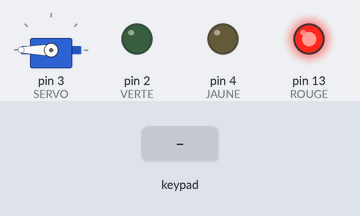
A sketch run on a simulated Arduino Uno, built with avr-gcc and run on an emulated ATmega328P. Parts: servo, output pins drawn as LEDs (lit = HIGH). Wiring (inferred from the names in the program): 4×3 keypad with keys 1 2 3 4 5 6 7 8 9 * 0 # (labels assumed): rows pin 5, pin 7, pin 8, pin 10; columns pin 6, pin 9, pin 11. Dashed ring = blinking. The inputs (shaded band) are chosen by the test bench. Random numbers use the default seed unless the sketch sets one; what the sketch prints to the serial monitor is not drawn.

Above: at 2.2 s.
2.3 s: keypad keys 5 3 8 4 2 7 pressed 0.4 s apart
At 2.77 s:
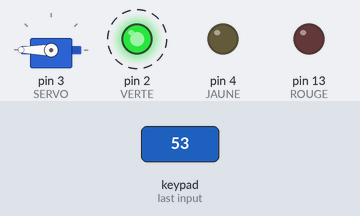
At 4.9 s:
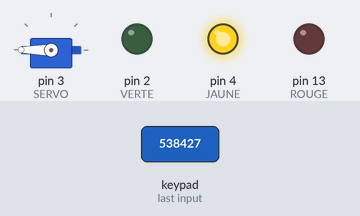
6.2 s: keypad keys 5 3 8 4 2 7 pressed 0.4 s apart
At 10.5 s:
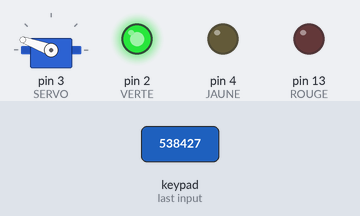
Timing chart, 0 to 12.0 s (numbered marks = the images above; inputs shaded):
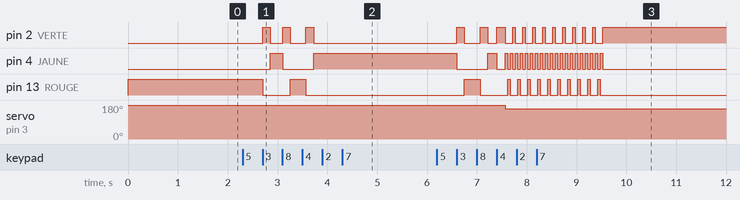

Measured:
- after the input at 2.3 s, pin 2 (VERTE): alternates HIGH for 0.15 s and LOW for 0.29 s, 6 changes in all, then stays LOW, starting after 0.40 s; pin 4 (JAUNE): LOW → HIGH after 0.55 s, → LOW 0.25 s later, → HIGH 0.62 s later; pin 13 (ROUGE): HIGH → LOW after 0.40 s, → HIGH 0.55 s later, → LOW 0.32 s later
- after the input at 6.2 s, pin 2 (VERTE): LOW → HIGH after 0.40 s, → LOW 0.15 s later, → HIGH 0.32 s later, → LOW 0.15 s later, … (25 changes in this stretch); pin 4 (JAUNE): goes LOW 0.62 s, HIGH 0.18 s, LOW 0.17 s, 19 × (HIGH 0.05 s, LOW 0.05 s), HIGH 0.05 s, then LOW, starting after 0.40 s

The sketch:

coffre.ino
```cpp
/*
 *  Code du coffre de semaine de bar 7Robot
 *  fait par Arthur Valiente en novembre 2012
 *  Elie est passé par la ? :D
 *
 *  Réf adapteur écran : CLCD420C
 *
 *  Branchements Arduino :
 *  Pins   /   Utilities
 *  13     /   Led Rouge
 *  [12;5] /   Digicode ( /!\ Sens du digicode_Vue de dessous. Pin à gauche du Digicode = pin 12, pin à droite = pin 5 )
 *  4      /   Led Jaune
 *  3      /   Servo-moteur (blanc => jaune)
 *  2      /   Led Verte
 *  1[TX]  /   LCD (fil vert)
 *
 *
 *  Branchements Bus : (vue de face)
 *
 *  15........................2 1 0
 *  31...........................16
 *  _ _ _ _ _ _ _ _ _ _ _ _ _ _ _ _
 * |_|_|_|_|_|_|_|x|_|_|_|_|_|_|_|_|      Coté Digicode dans le coffre
 * |_|_|x|_|_|_|_|_|_|_|_|_|_|_|_|_|
 *  \                            /
 *   |                          |
 *   .                          .
 *   .                          .
 *   .                          .
 *   |                          |
 *  /                            \
 *  _ _ _ _ _ _ _ _ _ _ _ _ _ _ _ _
 * |_|_|_|_|_|_|_|x|_|_|_|_|_|_|_|_| <=== Bus Arduino [Aref, GND, ..., 1[Tx], 0 [Rx]]
 * |_|_|x|_|_|_|_|_|_|_|_|_|_|_|_|_|
 *
 *  15........................2 1 0
 *  31...........................16
 *
 *  -[0 ; 15 ] / {8}  =  Arduino (Cf Branchements Arduino)
 *  -{31 & 28} = +5Volt Servo & LCD (Respectivement fils Rouge & Marron)
 *  -{30 & 27} = GND    Servo & LCD (Respectivement fils Noir & Blanc)
 *  -{14} = GND Arduino = GND Leds
 */

#include <Servo.h>

#define max(a,b)  ((a>b)?a:b)

// pins des LEDs
#define ROUGE   13
#define JAUNE   4
#define VERTE   2

//temps de pour éteindre le rétro-éclairage (millisecondes)
#define TIME_STOP_RETRO 20000

// pin du servo
#define SERVO  3
// angle ouverture
#define SERVO_OPEN  160
#define OPEN  true
// angle fermeture
#define SERVO_CLOSE 180
#define CLOSE  false

// longueur du code
#define CODE_LEN  2

// indice des caractères spéciaux
#define STAR  10
#define SHARP  11

// vitesse de clignotement
#define SPEED  50

// temps mort lors d’un code éroné
#define SLEEP  300

// modes
#define GAME    0
#define MASTER  1

// pause rétroéclairage
#define PAUSE 0
#define OK 1


#define MK_LEN    6
int masterkey[MK_LEN] = { 5, 3, 8, 4, 2, 7 };

Servo doorServo;

int colonne[] = { 11, 9, 11, 12, 9, 11, 12, 6, 11, 12, 6, 12 };
int ligne[] = { 5, 10, 10, 10, 8, 8, 8, 7, 7, 7, 5, 5 };

int solution[CODE_LEN];
int essai[max(CODE_LEN,MK_LEN)];
int time; //temps actuel
int reftime; //temps de début d'inactivité
int essaiPos = 0; // premier caractère
int lastKey = -1; // dernier caractère
int code_len = CODE_LEN;
int mode = GAME;
int pause = OK;

// Prototypes
void createCode();
void verifyCode();
boolean codeIsCorrect();
int readState(int c);
int getKey();
void setDoorState(boolean state);
void effacerEcran();
void Eclairage();
void led(int led);

void setup() {

  pinMode(VERTE, OUTPUT); // Diode Verte = OK
  pinMode(ROUGE, OUTPUT); // Diode Rouge ≠ OK
  pinMode(JAUNE, OUTPUT); // Diode Jaune = en attente du code

  doorServo.attach(SERVO);
  setDoorState(CLOSE);
  led(ROUGE);

  createCode();

  Serial.begin(2400); // Vitesse de l'écran
  delay(1000);
  effacerEcran();
  printPrompt();

  reftime = millis();

  randomSeed(analogRead(0));
}


void loop()
{
  int key = getKey();

  if (key == lastKey) {
    time = millis();
    if((time-reftime)>=TIME_STOP_RETRO){ // mise en veille
      pause = PAUSE;
      Eclairage();
    }
    return;
  }else{
    reftime = millis();
    pause = OK;
    Eclairage();
  }

  lastKey = key;
  reftime = millis();

  if (essaiPos == code_len) {
    if (key == -1) { // lorsque l’on relache la touche du dernier numéro
      verifyCode();
    }
  } else if (essaiPos == code_len + 1) {
    if (key == SHARP) { // Refermer l’écran
      mode = GAME;
      code_len = mode==GAME?CODE_LEN:MK_LEN;
      setDoorState(false);
      led(ROUGE);
      createCode();
      essaiPos = 0;
      effacerEcran();
      printPrompt();
    }
  } else {
    if (key != -1) {
      if (key == SHARP) { // dièse
        mode ^= 1;
        if (mode == GAME) {
          code_len = CODE_LEN;
        } else {
          code_len = MK_LEN;
        }
        effacerEcran();
        printPrompt();
      } else if (key == STAR) { // étoile
        essaiPos = 0;
        effacerEcran();
        printPrompt();
        led(ROUGE);
      } else { // un chiffre
        led(VERTE);
        essai[essaiPos++] = key;
        if (mode == GAME) {
          Serial.write('0' + key);
        } else {
          Serial.write('*');
        }
      }
    } else if (essaiPos > 0) {
      led(JAUNE);
    }
  }
}

void printPrompt() {
  if (mode == GAME) {
    Serial.write(0x03);
    Serial.write(" \"*\" pour effacer");
    Serial.write(0x02);
    Serial.write("    Code : ");
  } else {
    Serial.write(0x03);
    Serial.write(" Appuyez sur # pour");
    Serial.write(0x04);
    Serial.write(" retourner au jeu !");
    Serial.write(0x01);
    Serial.write("  MasterKey : ");
    Serial.write(0x02);
    Serial.write("       ");
  }
}

void printFelicitation() {
  if (mode == GAME) {
    Serial.write(0x02);
    Serial.write("  Felicitation !");
    Serial.write(0x04);
    Serial.write(" Qboule pour 7Robot");
  } else {
    Serial.write(0x02);
    Serial.write("  Greeting Master !");
  }
}

void Eclairage(){
  if (pause == PAUSE){
      Serial.write(0x1B);
      Serial.write(0x62);
  }else{
      Serial.write(0x1B);
      Serial.write(0x42);
  }
}

void verifyCode() {
  if (codeIsCorrect()) {
    essaiPos++;
    effacerEcran();
    printFelicitation();
    setDoorState(OPEN);
    for (int i = 0 ; i < 10 ; i ++) {
      led(JAUNE);
      delay(SPEED);
      led(ROUGE);
      delay(SPEED);
      led(JAUNE);
      delay(SPEED);
      led(VERTE);
      delay(SPEED);
    }
  } else {
    essaiPos = 0;
    led(ROUGE);
    delay(SLEEP);
    effacerEcran();
    printPrompt();
  }
}

void createCode() {
  for (int i = 0 ; i < code_len ; i++) {
    //randomSeed(analogRead(0));
    solution[i] = random(0, 9);
  }
}

boolean codeIsCorrect() { // Teste la combinaison.
  int * code = mode==GAME?solution:masterkey;
  for (int i = 0 ; i < code_len ; i++) {
    if (code[i] != essai[i]) {
      return false; // Code incorrect
    }
  }
  return true; // Code correct
}

int readState(int c) // Test si la touche c est enfoncé
{
  // On passe toutes les pins en haute impédance
  for (int i = 5; i <= 12; i++) {
    pinMode(i, INPUT);
    digitalWrite(i, HIGH); // Pullup
  }

  pinMode(colonne[c], OUTPUT);
  digitalWrite(colonne[c], LOW);
  delayMicroseconds(1);
  return !digitalRead(ligne[c]);
}

int getKey() { // Donne la première touche enfoncée détectée.
  for(int i = 0; i <= 11; i++) {
    if(readState(i)) {
      return i;
    }
  }
  return -1; // aucune touche détectée
}

void setDoorState(boolean state)
{
  if (state) { // open
    doorServo.write(SERVO_OPEN);
  } else { // close
    doorServo.write(SERVO_CLOSE);
  }
}

void led(int led) {
  digitalWrite(JAUNE, led==JAUNE?HIGH:LOW);
  digitalWrite(ROUGE, led==ROUGE?HIGH:LOW);
  digitalWrite(VERTE, led==VERTE?HIGH:LOW);
}

void effacerEcran() {
  Serial.write(0x1B);
  Serial.write(0x43);
  delay(20); // La datasheet spécifie 15ms.
}
```
